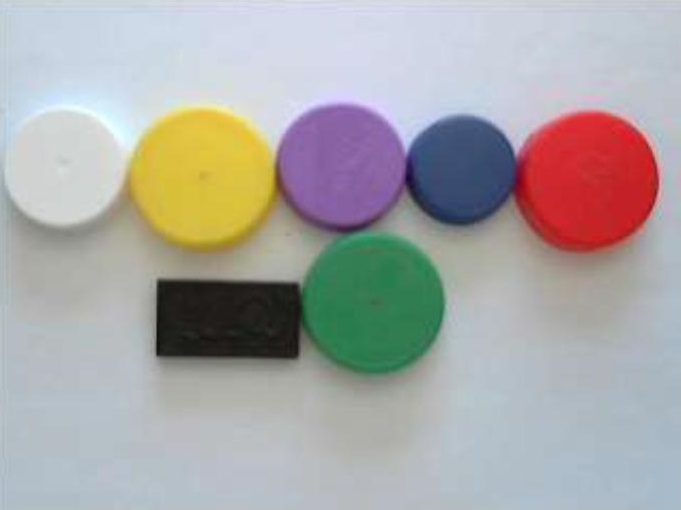
%> input picture Lab 1/Data/bottlecaps.jpg, 681 x 510 px
$ octave Task_3.m   (GNU Octave 9; MATLAB toolbox functions it lacks are replaced by stand-ins)
%> lines starting %> are read from the running program, lines starting %| are printed output that depends on the picture
% % % % % % % % % % % % % % % %
% Instituto Superior Tecnico
% Computational Vision - Lab 1
%
% Authors:
% David Marafuz Gaspar - 106541
% Pedro Gaspar Mónico - 106626
%
% % % % % % % % % % % % % % % %

%% Task 3
% Load the bottlecaps image and convert to grayscale
img = imread('./Data/bottlecaps.jpg');
%> img is the input picture: size 510x681x3 uint8; mean R, G, B 170.6, 168.5, 167.8
img_gray = rgb2gray(img);
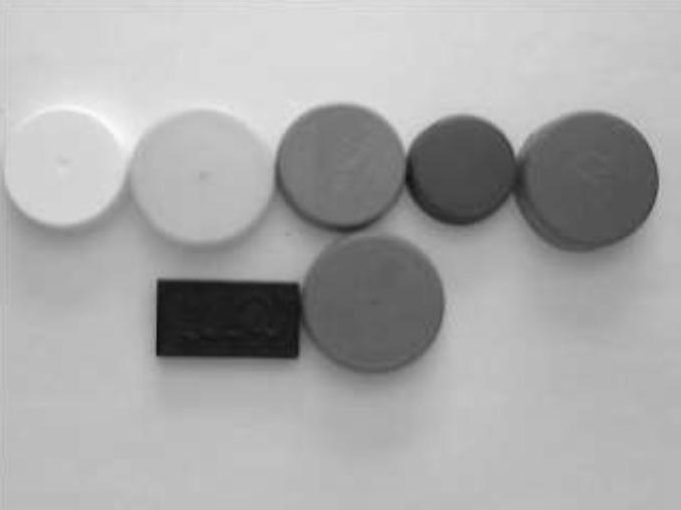
%> img_gray: size 510x681 uint8; min 15, max 250, mean 169.1

% Create a figure for comparison
figure('Name', 'Task 3: Histogram Analysis');

% Subplot 1: The Grayscale Image
subplot(1,2,1);
imshow(img_gray);
title('Grayscale Image (Bottlecaps)');

% Subplot 2: The Histogram
subplot(1,2,2);
imhist(img_gray);
title('Intensity Histogram');
xlabel('Pixel Intensity (0-255)');
ylabel('Pixel Count');
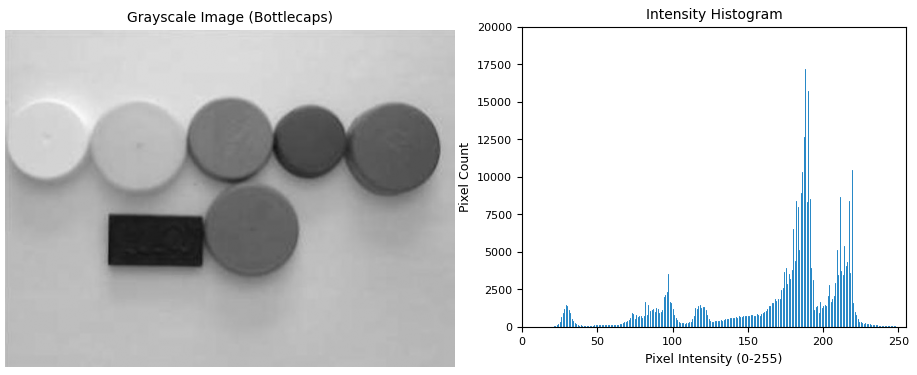
%> figure redrawn from the program's plot data, 2 panels
